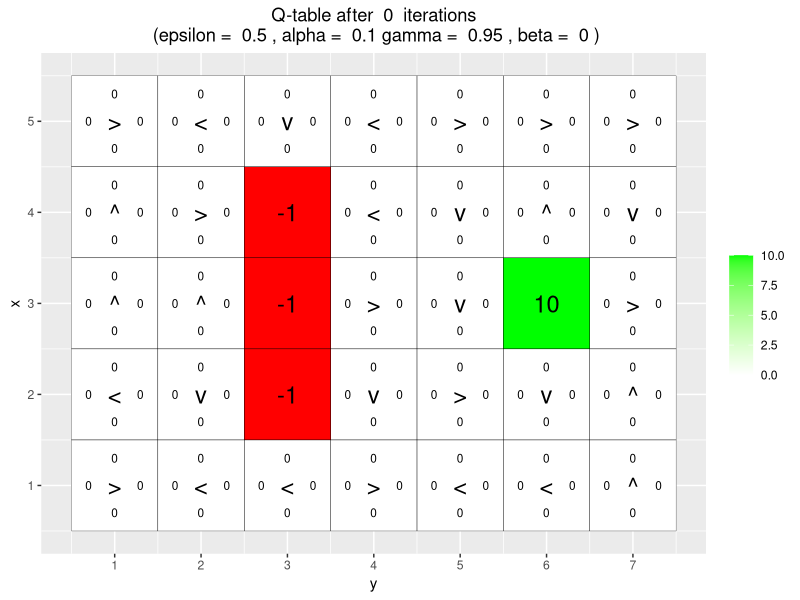
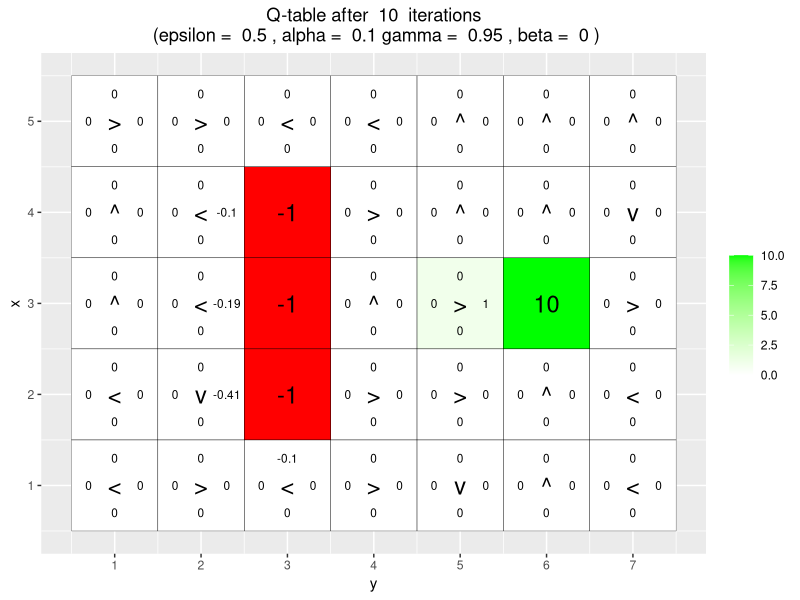
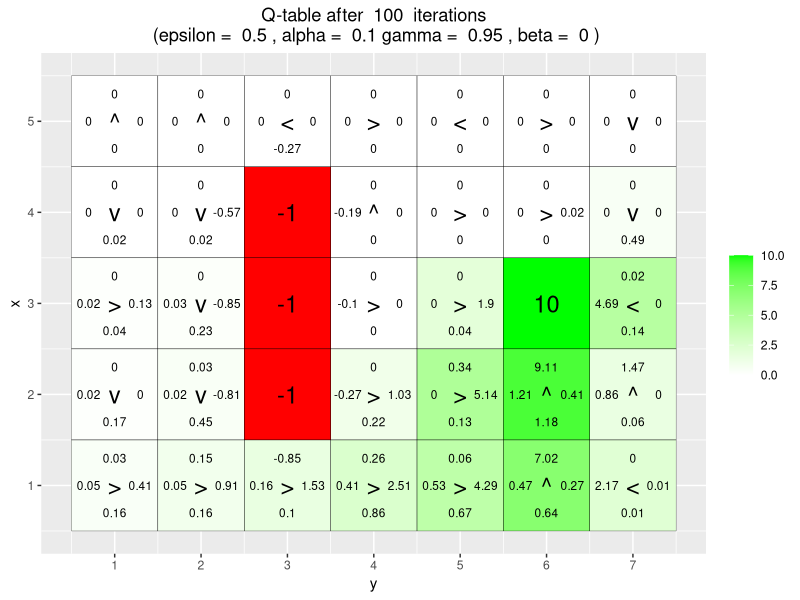
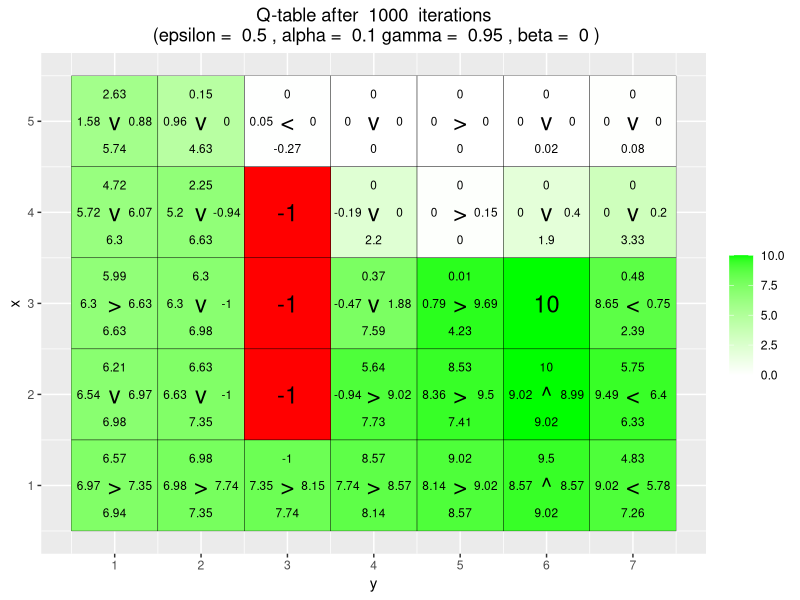
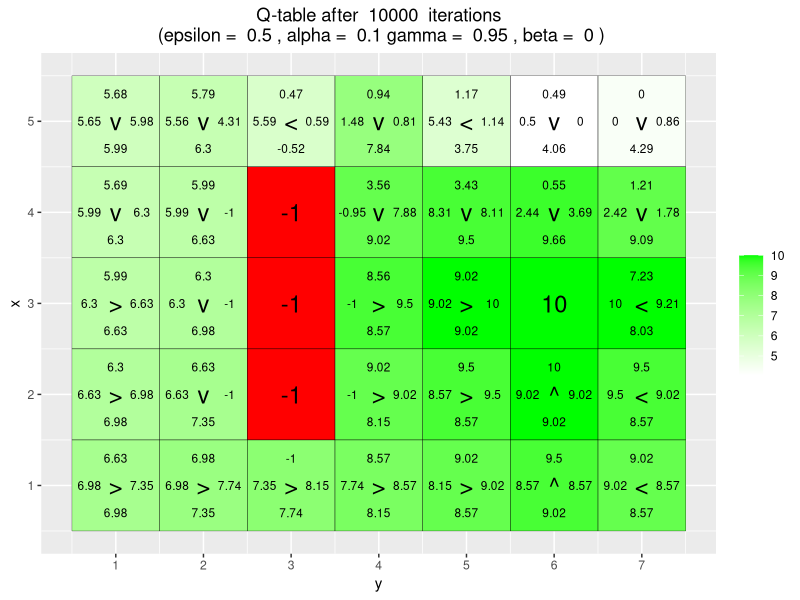
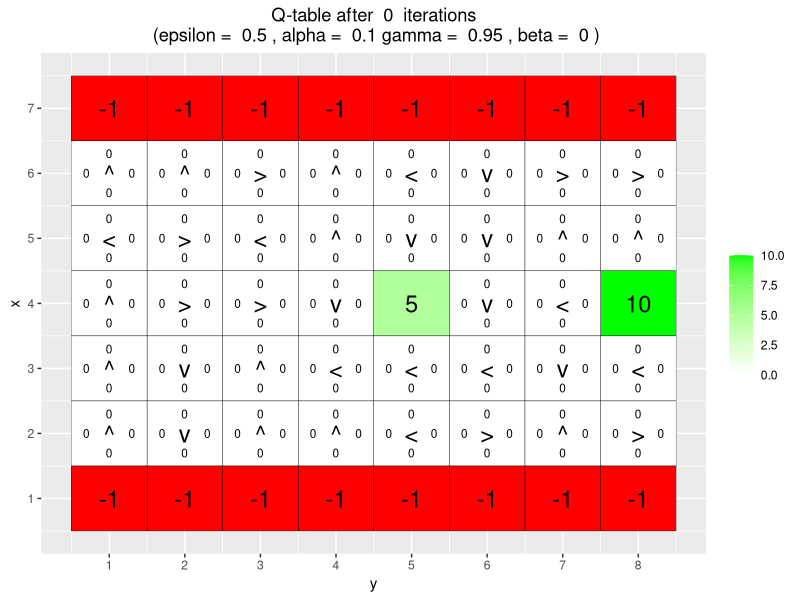
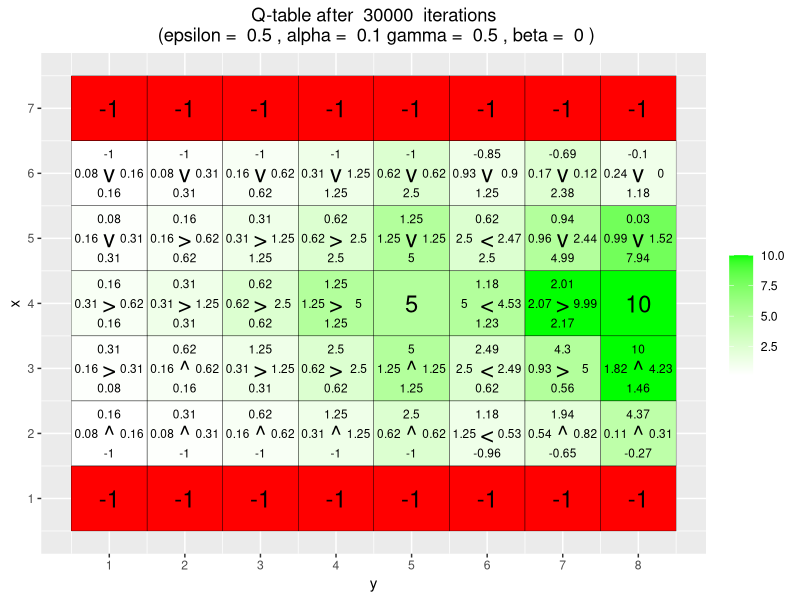
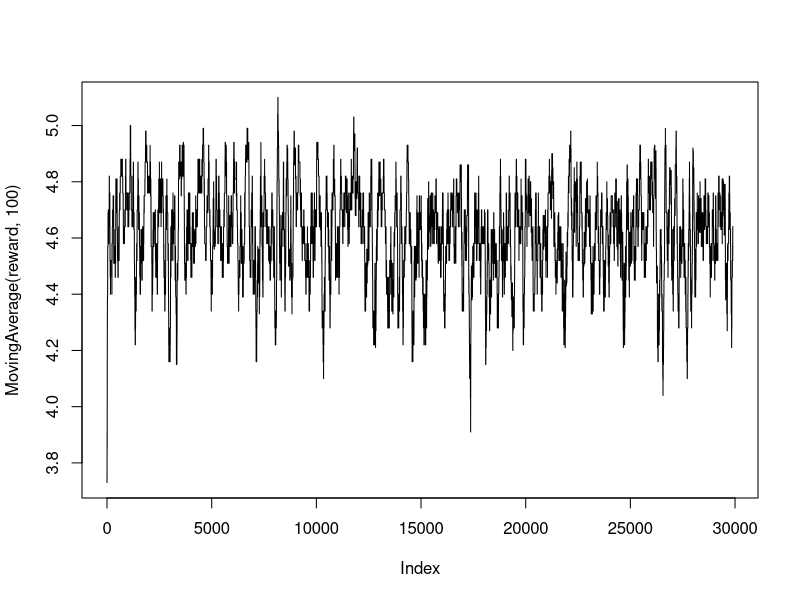

These figures' R source, in order: (Note: a time limit stopped this script after it produced the figures.)
## ---- chunk 1
knitr::opts_chunk$set(echo = FALSE, message = FALSE, error = FALSE)

library(ggplot2)
library(vctrs)
library(nnet)
library(dplyr)
## ---- chunk 2
arrows <- c("^", ">", "v", "<")
action_deltas <- list(c(1,0), # up
                      c(0,1), # right
                      c(-1,0), # down
                      c(0,-1)) # left

vis_environment <- function(iterations=0, epsilon = 0.5, alpha = 0.1, gamma = 0.95, beta = 0){
  
  # Visualize an environment with rewards. 
  # Q-values for all actions are displayed on the edges of each tile.
  # The (greedy) policy for each state is also displayed.
  # 
  # Args:
  #   iterations, epsilon, alpha, gamma, beta (optional): for the figure title.
  #   reward_map (global variable): a HxW array containing the reward given at each state.
  #   q_table (global variable): a HxWx4 array containing Q-values for each state-action pair.
  #   H, W (global variables): environment dimensions.
  
  df <- expand.grid(x=1:H,y=1:W)
  foo <- mapply(function(x,y) ifelse(reward_map[x,y] == 0,q_table[x,y,1],NA),df$x,df$y)
  df$val1 <- as.vector(round(foo, 2))
  foo <- mapply(function(x,y) ifelse(reward_map[x,y] == 0,q_table[x,y,2],NA),df$x,df$y)
  df$val2 <- as.vector(round(foo, 2))
  foo <- mapply(function(x,y) ifelse(reward_map[x,y] == 0,q_table[x,y,3],NA),df$x,df$y)
  df$val3 <- as.vector(round(foo, 2))
  foo <- mapply(function(x,y) ifelse(reward_map[x,y] == 0,q_table[x,y,4],NA),df$x,df$y)
  df$val4 <- as.vector(round(foo, 2))
  foo <- mapply(function(x,y) 
    ifelse(reward_map[x,y] == 0,arrows[GreedyPolicy(x,y)],reward_map[x,y]),df$x,df$y)
  df$val5 <- as.vector(foo)
  foo <- mapply(function(x,y) ifelse(reward_map[x,y] == 0,max(q_table[x,y,]),
                                     ifelse(reward_map[x,y]<0,NA,reward_map[x,y])),df$x,df$y)
  df$val6 <- as.vector(foo)
  
  print(ggplot(df,aes(x = y,y = x)) +
          scale_fill_gradient(low = "white", high = "green", na.value = "red", name = "") +
          geom_tile(aes(fill=val6)) +
          geom_text(aes(label = val1),size = 3,nudge_y = .3,na.rm = TRUE) +
          geom_text(aes(label = val2),size = 3,nudge_x = .3,na.rm = TRUE) +
          geom_text(aes(label = val3),size = 3,nudge_y = -.3,na.rm = TRUE) +
          geom_text(aes(label = val4),size = 3,nudge_x = -.3,na.rm = TRUE) +
          geom_text(aes(label = val5),size = 6) +
          geom_tile(fill = 'transparent', colour = 'black') + 
          ggtitle(paste("Q-table after ",iterations," iterations\n",
                        "(epsilon = ",epsilon,", alpha = ",alpha,"gamma = ",gamma,", beta = ",beta,")")) +
          theme(plot.title = element_text(hjust = 0.5)) +
          scale_x_continuous(breaks = c(1:W),labels = c(1:W)) +
          scale_y_continuous(breaks = c(1:H),labels = c(1:H)))
  
}
## ---- chunk 3
GreedyPolicy <- function(x, y){
  
  # Get a greedy action for state (x,y) from q_table.
  #
  # Args:
  #   x, y: state coordinates.
  #   q_table (global variable): a HxWx4 array containing Q-values for each state-action pair.
  # 
  # Returns:
  #   An action, i.e. integer in {1,2,3,4}.
  
  # Your code here. 
  # Use which.is.max from nnet in order to break ties at random.
  return (which.is.max(q_table[x,y,]));
}

EpsilonGreedyPolicy <- function(x, y, epsilon){
  
  # Get an epsilon-greedy action for state (x,y) from q_table.
  #
  # Args:
  #   x, y: state coordinates.
  #   epsilon: probability of acting randomly.
  # 
  # Returns:
  #   An action, i.e. integer in {1,2,3,4}.
  
  # Your code here.
  alpha <- runif(1,0,1)
  if (alpha > epsilon) {
    action <- GreedyPolicy(x,y)
  } else {
    action <- sample(1:4, 1)
  }
  return (action);
}
## ---- chunk 4
transition_model <- function(x, y, action, beta){
  # Computes the new state after given action is taken. The agent will follow the action 
  # with probability (1-beta) and slip to the right or left with probability beta/2 each.
  # 
  # Args:
  #   x, y: state coordinates.
  #   action: which action the agent takes (in {1,2,3,4}).
  #   beta: probability of the agent slipping to the side when trying to move.
  #   H, W (global variables): environment dimensions.
  # 
  # Returns:
  #   The new state after the action has been taken.
  
  delta <- sample(-1:1, size = 1, prob = c(0.5*beta,1-beta,0.5*beta))
  final_action <- ((action + delta + 3) %% 4) + 1
  foo <- c(x,y) + unlist(action_deltas[final_action])
  foo <- pmax(c(1,1),pmin(foo,c(H,W)))
  
  return (foo)
}
## ---- chunk 5


q_learning <- function(start_state, epsilon = 0.5, alpha = 0.1, gamma = 0.95, 
                       beta = 0){
  
  # Perform one episode of Q-learning. The agent should move around in the 
  # environment using the given transition model and update the Q-table.
  # The episode ends when the agent reaches a terminal state.
  # 
  # Args:
  #   start_state: array with two entries, describing the starting position of the agent.
  #   epsilon (optional): probability of acting greedily.
  #   alpha (optional): learning rate.
  #   gamma (optional): discount factor.
  #   beta (optional): slipping factor.
  #   reward_map (global variable): a HxW array containing the reward given at each state.
  #   q_table (global variable): a HxWx4 array containing Q-values for each state-action pair.
  # 
  # Returns:
  #   reward: reward received in the episode.
  #   correction: sum of the temporal difference correction terms over the episode.
  #   q_table (global variable): Recall that R passes arguments by value. So, q_table being
  #   a global variable can be modified with the superassigment operator <<-.
  
  # Your code here.
  state = start_state
  episode_correction = 0
  
  repeat{
    # Decide what action to take
    action = EpsilonGreedyPolicy(state[1], state[2], epsilon)
    # Get the next state
    next_state = transition_model(state[1], state[2], action, beta)
    
    current_q = q_table[state[1], state[2], action]
    next_q = max(q_table[next_state[1], next_state[2], ])
    reward = reward_map[next_state[1], next_state[2]]
    
    # Calculate the temporal difference (td) correction.
    td_error = reward + gamma*next_q - current_q
    # Update the q-table. 
    q_table[state[1], state[2], action] <<- current_q + alpha*(td_error)
    
    # Update current state to be next state. 
    episode_correction = episode_correction + td_error
    state = next_state
    
    if(reward!=0)
      # End episode.
      return (c(reward,episode_correction))
  }
}
## ---- chunk 6
# Environment A (learning)

H <- 5
W <- 7

reward_map <- matrix(0, nrow = H, ncol = W)
reward_map[3,6] <- 10
reward_map[2:4,3] <- -1

q_table <- array(0,dim = c(H,W,4))

vis_environment()

for(i in 1:10000){
  foo <- q_learning(start_state = c(3,1))
  
  if(any(i==c(10,100,1000)))
    vis_environment(i)
}
## ---- chunk 7
vis_environment(10000)
## ---- chunk 8
# Environment B (the effect of epsilon and gamma)

H <- 7
W <- 8

reward_map <- matrix(0, nrow = H, ncol = W)
reward_map[1,] <- -1
reward_map[7,] <- -1
reward_map[4,5] <- 5
reward_map[4,8] <- 10

q_table <- array(0,dim = c(H,W,4))

vis_environment()
## ---- chunk 9
MovingAverage <- function(x, n){

  cx <- c(0,cumsum(x))
  rsum <- (cx[(n+1):length(cx)] - cx[1:(length(cx) - n)]) / n

  return (rsum)
}

for(j in c(0.5,0.75,0.95)){
  q_table <- array(0,dim = c(H,W,4))
  reward <- NULL
  correction <- NULL

  for(i in 1:30000){
    foo <- q_learning(gamma = j, start_state = c(4,1))
    reward <- c(reward,foo[1])
    correction <- c(correction,foo[2])
  }

  vis_environment(i, gamma = j)
  plot(MovingAverage(reward,100),type = "l")
  plot(MovingAverage(correction,100),type = "l")
}

for(j in c(0.5,0.75,0.95)){
  q_table <- array(0,dim = c(H,W,4))
  reward <- NULL
  correction <- NULL

  for(i in 1:30000){
    foo <- q_learning(epsilon = 0.1, gamma = j, start_state = c(4,1))
    reward <- c(reward,foo[1])
    correction <- c(correction,foo[2])
  }

  vis_environment(i, epsilon = 0.1, gamma = j)
  plot(MovingAverage(reward,100),type = "l")
  plot(MovingAverage(correction,100),type = "l")
}
## ---- chunk 10

# Environment C (the effect of beta).

H <- 3
W <- 6

reward_map <- matrix(0, nrow = H, ncol = W)
reward_map[1,2:5] <- -1
reward_map[1,6] <- 10

q_table <- array(0,dim = c(H,W,4))

vis_environment()
## ---- chunk 11
for(j in c(0,0.2,0.4,0.66)){
  q_table <- array(0,dim = c(H,W,4))

  for(i in 1:10000)
    foo <- q_learning(gamma = 0.6, beta = j, start_state = c(1,1))

  vis_environment(i, gamma = 0.6, beta = j)
}
